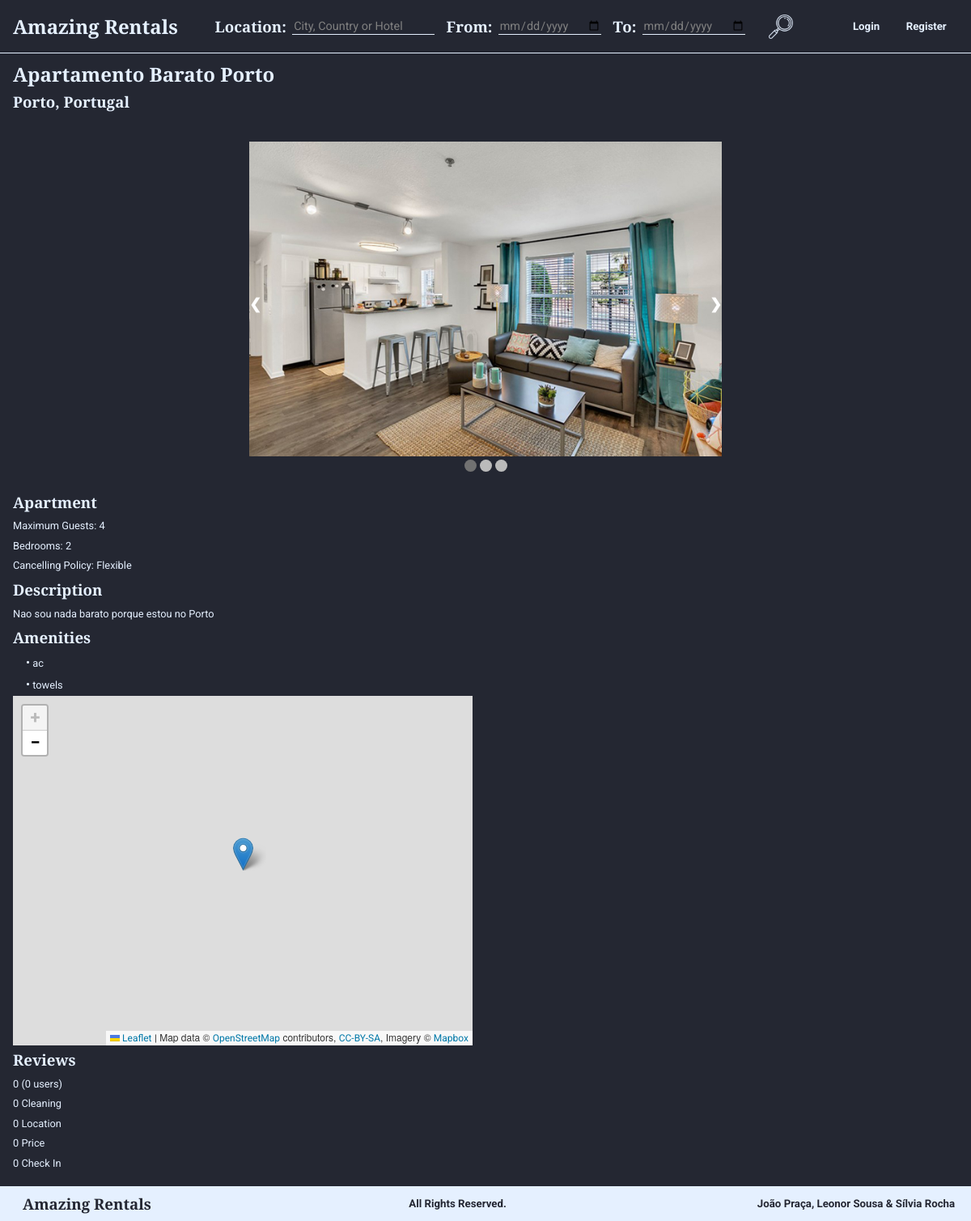
The page /viewProperty.php?id=1 on the database its author committed.
### tables this page shows
CREATE TABLE Habitacao (
    idHabitacao INTEGER PRIMARY KEY,
    nome        TEXT,
    numQuartos  INTEGER CHECK (numQuartos > 0), 
    maxHospedes INTEGER CHECK (maxHospedes > 0),  
    precoNoite  REAL    CHECK (precoNoite > 0), 
    taxaLimpeza REAL CHECK (taxaLimpeza >= 0), 
    descricao   TEXT,
    latitude    REAL    CHECK(latitude>=-90 and latitude<=90),
    longitude   REAL    CHECK(longitude>=-180 and longitude<=180),
    morada      TEXT,
    idCidade    INTEGER REFERENCES Cidade(idCidade) ON DELETE RESTRICT ON UPDATE RESTRICT, 
    idUtilizador INTEGER REFERENCES Utilizador(idUtilizador) ON DELETE CASCADE ON UPDATE CASCADE,
    idTipo      INTEGER REFERENCES TipoDeHabitacao (idTipo) ON DELETE SET NULL ON UPDATE CASCADE, 
    idPolitica  INTEGER REFERENCES PoliticaDeCancelamento (idPolitica) ON DELETE RESTRICT ON UPDATE CASCADE
);

CREATE TABLE Cidade (
    idCidade    INTEGER PRIMARY KEY,
    nome        VARCHAR(15) NOT NULL, 
    idPais      INTEGER REFERENCES Pais(idPais),
    UNIQUE(nome, idPais)
);

CREATE TABLE Pais (
    idPais      INTEGER PRIMARY KEY,
    nome        VARCHAR(15) UNIQUE NOT NULL 
);

CREATE TABLE TipoDeHabitacao (
    idTipo  INTEGER PRIMARY KEY,
    nome    VARCHAR(30) UNIQUE NOT NULL
);

CREATE TABLE PoliticaDeCancelamento (
    idPolitica              INTEGER PRIMARY KEY,
    nome                    VARCHAR(25) UNIQUE NOT NULL, 
    descricao               VARCHAR(500) NOT NULL, 
    percentagemReembolso    INTEGER CHECK (percentagemReembolso >= 0 AND percentagemReembolso <= 1)
);

CREATE TABLE Comodidade (
    idComodidade    INTEGER PRIMARY KEY,
    nome            VARCHAR(15) UNIQUE NOT NULL
);

### viewProperty.php (called while the page is built, shortened)
<?php
    include('templates/common/header.php');
    include_once('database/connection.php');
    include_once('database/habitations.php');
    $habitation = getHabitationById($_GET['id']);
    include('templates/properties/viewProperty.php');
    include('templates/common/footer.php');
?>

### database/habitations.php (called while the page is built, shortened)
<?php
function getHabitationById($id){
    global $db;
    $stmt = $db->prepare('SELECT * FROM Habitacao WHERE idHabitacao=?');
    $stmt->execute(array($id));
    return $stmt->fetch();
}
function getNameType($id){
    global $db;
    $stmt = $db->prepare('SELECT nome FROM TipoDeHabitacao WHERE idTipo=?');
    $stmt->execute(array($id));
    return $stmt->fetch();
}
function getPolicy($id){
    global $db;
    $stmt = $db->prepare('SELECT * FROM PoliticaDeCancelamento WHERE idPolitica=?');
    $stmt->execute(array($id));
    return $stmt->fetch();
}
function getNameCity($id){
    global $db;
    $stmt = $db->prepare('SELECT nome FROM Cidade WHERE idCidade=?');
    $stmt->execute(array($id));
    return $stmt->fetch()['nome'];
}
function getNameCountry($idCity){
    global $db;
    $stmt = $db->prepare('SELECT Pais.nome as nome FROM Cidade JOIN Pais USING (idPais) WHERE idCidade=?');
    $stmt->execute(array($idCity));
    return $stmt->fetch()['nome'];
}
function getAmenities($idHabitacao){
    global $db;
    $stmt = $db->prepare('SELECT nome FROM Comodidade JOIN Dispoe USING (idComodidade) WHERE idHabitacao=?');
    $stmt->execute(array($idHabitacao));
    return $stmt->fetchAll();
}
?>

### templates/properties/viewProperty.php (the view, shortened to what this page needs)
<section id="property">
    <header>
        <h1><?=$habitation['nome']?></h1>
        <h3><?= getNameCity($habitation['idCidade'])?>, <?= getNameCountry($habitation['idCidade'])?> </h3>
    </header>
            <?php
                include("templates/properties/image_slideshow.php");
            ?>
    <section id="property_data">
        <h3><?=getNameType($habitation['idTipo'])['nome'] ?></h3>
        <p>Maximum Guests: <?=$habitation['maxHospedes']?></p>
        <p>Bedrooms: <?=$habitation['numQuartos']?></p>
        <p>Cancelling Policy: <?=getPolicy($habitation['idPolitica'])['nome']?></p>
        <h3>Description</h3>
        <p><?=$habitation['descricao']?></p>
        <h3>Amenities</h3>
        <?php
        $amenities=getAmenities($habitation['idHabitacao']);
        foreach ($amenities as $value) { ?>
            <p id="amenity">   <?=$value['nome']?></p>
        <?php } ?>
        <?php
            include('templates/properties/map.php'); ?>
        <h3>Reviews</h3>
        <?php
            $cleaning=0;
            $location=0;
            $value=0;
            $check_in=0;
            $rating=0;
            $n=0;
        ?>
        <p class="rating"><?=$rating?> (<?=$n?> users)</p>
        <p class="star"> <?=$cleaning?> Cleaning</p>
        <p class="star"> <?=$location?> Location</p>
        <p class="star"> <?=$value?> Price</p>
        <p class="star"> <?=$check_in?> Check In</p>
    </section>
</section>

### style.css (style rules this page uses)
:root { --myDarkBlue: #242732; --myLightBlue: #E5F0FF; --titlesFont: Arvo, Courier, sans-serif; --bodyFont: Roboto, sans-serif; }
h1, h2, h3 { font-family: var(--titlesFont); margin: 0 0.5em 0 0; }
h4, h5, h6, p, span, input, label, tr, a, button { font-family: var(--bodyFont); }
p { font-size: 0.8em; }
body { background-color: var(--myDarkBlue); color: var(--myLightBlue); }
#amenity { display: block; }
#amenity::before { content: '\2022'; font-size: 1.17em; }

### layout.css (style rules this page uses)
html, body { height: 100%; }
body { display: flex; flex-direction: column; margin: 0; padding: 0; }
#property #property_data { width: calc(50% - 1em); }
#property { margin: 1em; }
.rightText h1, h3, h4, p { margin: 0; padding: 0.3rem 0 0.3rem 0; }
#star, #amenity { padding-left: 1rem; }

### rows shown on the page
habitacao: nome "Apartamento Barato Porto", idCidade.nome "Porto", idCidade.nome "Portugal", idTipo.nome "Apartment", maxHospedes "4", numQuartos "2", idPolitica.nome "Flexible", descricao "Nao sou nada barato porque estou no Porto"
comodidade: nome "ac"
comodidade: nome "towels"

### other values the page prints
$rating "0"
$n "0"
$cleaning "0"
$location "0"
$value "0"
$check_in "0"
